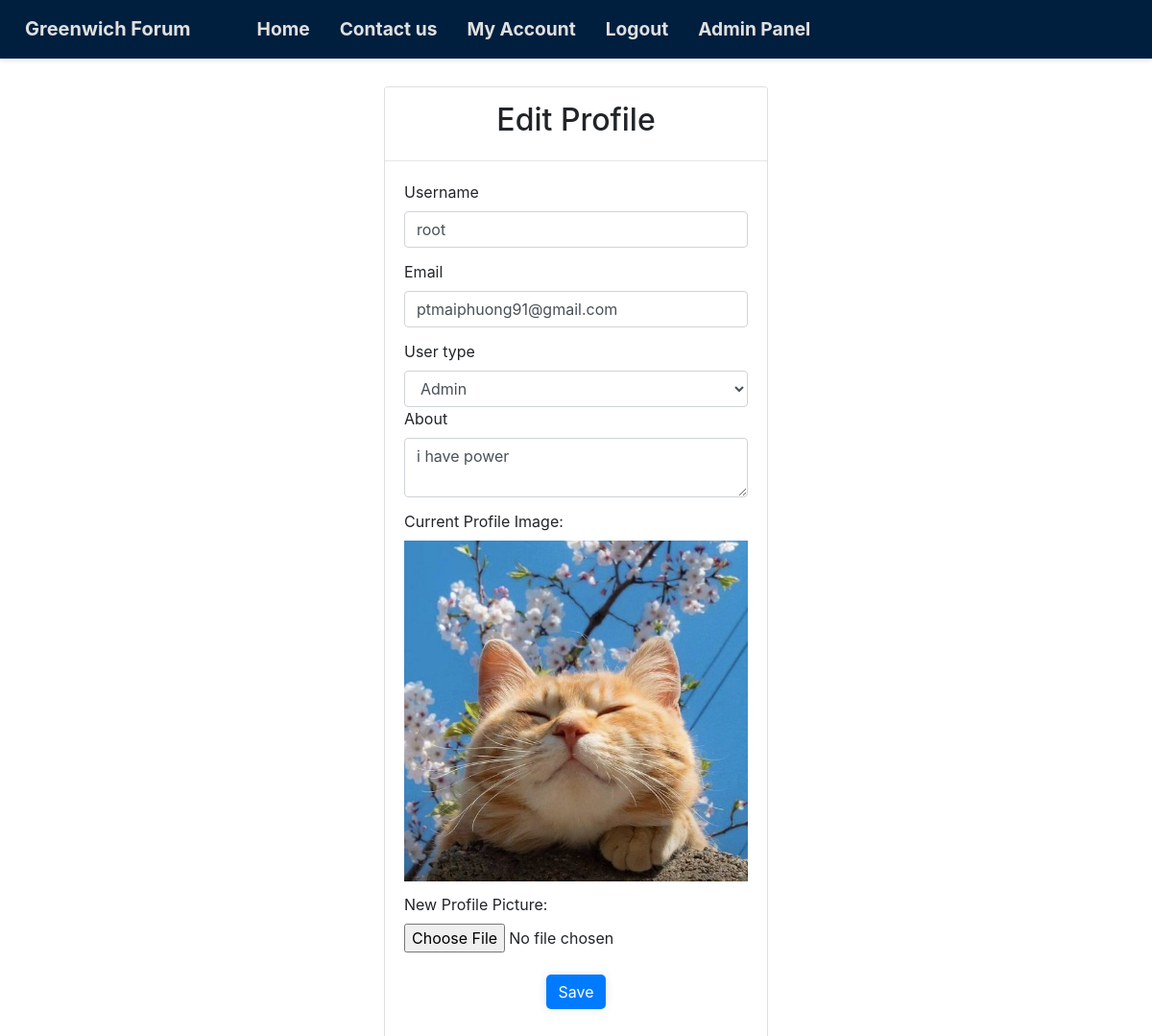
The app's page /user/edit_profile.php?user_id=1 (signed in) with its own data.
### tables this page shows
CREATE TABLE `users` (
  `user_id` int(11) NOT NULL,
  `username` varchar(255) NOT NULL,
  `about` text DEFAULT NULL,
  `email` varchar(255) NOT NULL,
  `password` varchar(255) NOT NULL,
  `profile_picture` varchar(255) DEFAULT NULL,
  `role` enum('admin','user') NOT NULL
);

### auth/functions.php (called while the page is built, shortened)
<?php
function isAdmin()
{
    if (isset($_SESSION['user']) && $_SESSION['user']['role'] == 'admin') {
        return true;
    } else {
        return false;
    }
}

### user/edit_profile.php (the view, shortened to what this page needs)
<?php
require dirname(__DIR__) . "../auth/functions.php";
include(dirname(__DIR__) . "/templates/header.php");
$user_id = $_GET['user_id'];
$stmt = $db->prepare('SELECT * FROM users WHERE user_id = :user_id');
$stmt->bindParam(':user_id', $user_id, PDO::PARAM_INT);
$stmt->execute();
$user = $stmt->fetch();
?>
<!DOCTYPE html>
<html>
<head>
</head>
<body>
    <main>
        <div class="register container">
            <div class="card">
                <div class="card-header">
                    <h2>Edit Profile</h2>
                </div>
                <form method="post" action="" enctype="multipart/form-data">
                    <div class="card-body">
                        <div class="form-group">
                            <label for="username">Username</label>
                            <input type="text" class="form-control" name="username"
                                value="<?php echo $user['username']; ?>">
                        </div>
                        <div class="form-group">
                            <label for="email">Email</label>
                            <input type="email" class="form-control" name="email" value="<?php echo $user['email']; ?>">
                        </div>
                        <?php if (isAdmin()): ?>
                            <label for="role">User type</label>
                            <select name="role" id="role" class="form-control">
                                <option value="admin" <?php
                                    if ($user['role'] == 'admin') {
                                        echo "selected='selected'";
                                    }
                                    ?>>Admin</option>
                            </select>
                        <?php endif; ?>
                        <div class="form-group">
                            <label for="about">About</label>
                            <textarea type="password" class="form-control"
                                name="about"><?php echo $user['about']; ?></textarea>
                        </div>
                        <div class="form-group">
                            <label for="">Current Profile Image:</label>
                            <img src="<?php echo $user['profile_picture']; ?>" alt="Profile Picture">
                        </div>
                        <div class="form-group">
                            <label>New Profile Picture:</label>
                            <input type="file" class="file-form-control" name="profile_picture" accept="image/*">
                        </div>
                        <div class="form-group text-center">
                            <button type="submit" class="btn btn-primary register_btn"
                                name="edit_profile_btn">Save</button>
                        </div>
                </form>
            </div>
        </div>
    </main>
</body>
</html>

### css/style.css (style rules this page uses)
.card-header { background-color: #fff; border-bottom: 1px solid #e6e6e6; padding: 15px 20px; position: relative; font-weight: bold; font-size: 30px; text-align: center; }
.container { width: 450px; }
.form-group { margin-bottom: 0.8rem; }
.try .btn, .btn { box-shadow: 0 0 10px rgba(0, 0, 0, 0.1); border-radius: 5px; margin-inline: 10px; margin-top: 10px; }
.register { margin-top: 30px; }
.card { margin: 15px 10px; }
form .btn { border: none; }
img { width: 100%; }
main { margin-top: 90px; }

### records on screen
users: username "root", email "ptmaiphuong91@gmail.com", role "Admin", about "i have power", profile_picture (picture)
